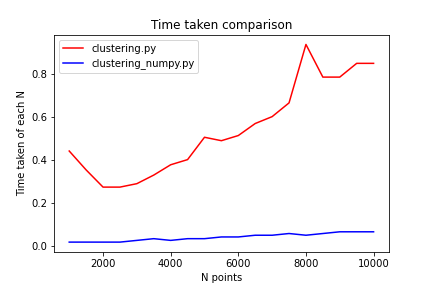

Generate this figure with Python:
import sys
import os
import time
sys.path.append("..") 
import analysis
import numpy as np
from pathlib import Path
from matplotlib import pyplot as plt
import shutil


def create_file(path):

    folder = os.path.exists(path)

    if not folder:
        os.makedirs(path)
        print('--- new folder done ---')
    
    else:
        print("--there is this folder--")


def create_random_point(number):
    return np.random.random((number,3))

#Create a filder to save the sample cas
create_file('./sample')

#Create the range of the point
number_range = np.arange(1000,10500,500)

#create the sample csv
for n in number_range:
    np.savetxt(f'./sample/sample_{n}.csv', create_random_point(n),delimiter=',')


#sort csv file name by natural number
files = [str(f) for f in Path().glob('./sample/*.csv')]
files.sort(key=lambda x: int(x.split('_')[1][:-4]))


#measure the time
Ltime_clustering = []

for file in files:
    start = time.time()
    analysis.kmeans(file)
    end = time.time()
    Ltime_clustering.append(end-start)

Ltime_clustering_numpy = []

for file in files:
    start = time.time()
    analysis.kmeans(file,isNumpy=True)
    end = time.time()
    Ltime_clustering_numpy.append(end-start)

#remove the sample file
shutil.rmtree('./sample') 

#plot the compare figure
plt.plot(number_range, Ltime_clustering, "r-", label='clustering.py')
plt.plot(number_range, Ltime_clustering_numpy, "b-", label='clustering_numpy.py')
plt.xlabel('N points')
plt.ylabel('Time taken of each N')
plt.title('Time taken comparison')
plt.legend()
plt.show()

#save figure
plt.savefig('performance.png')
